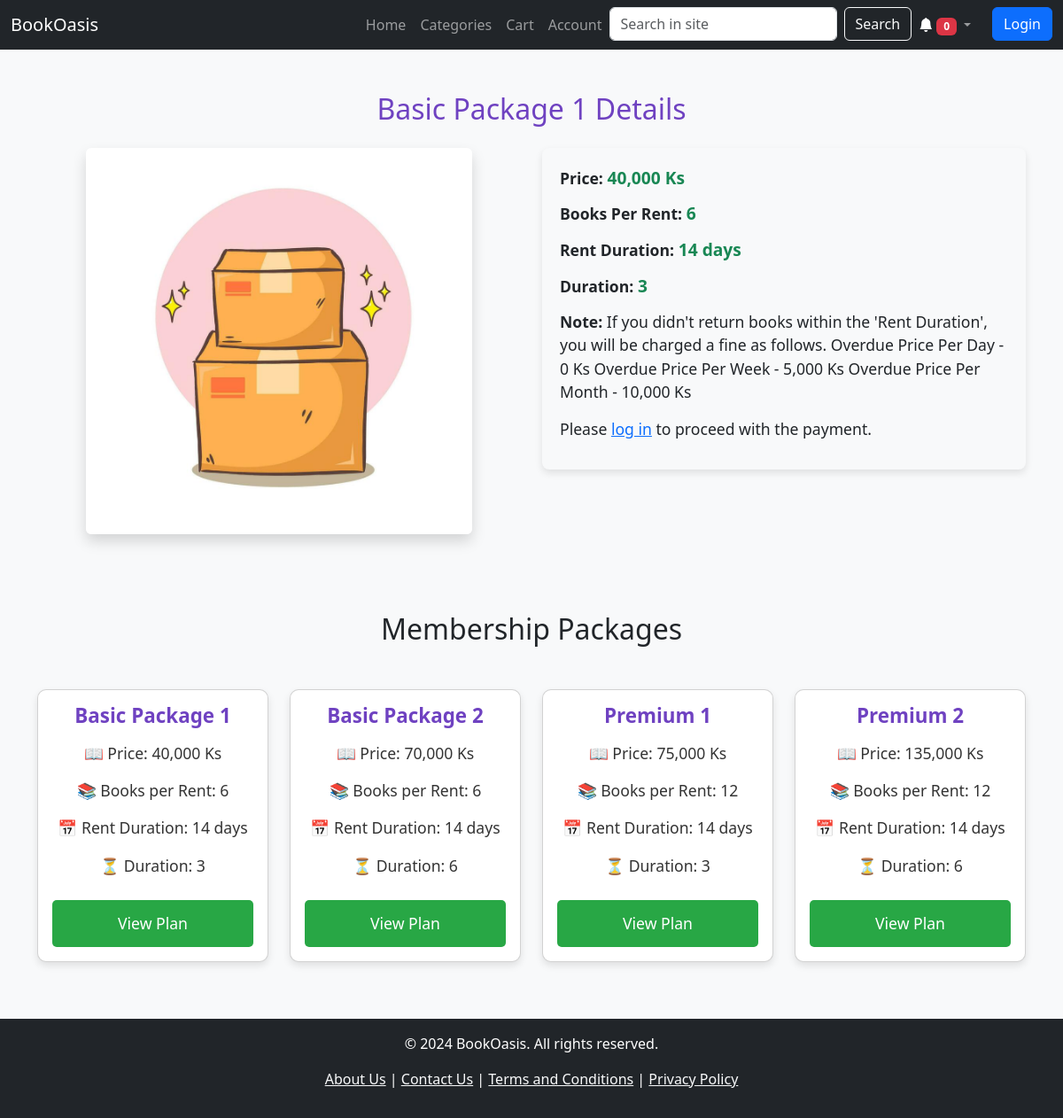
The app's page /membership_plan.php?id=1 with its own data.
### tables this page shows
CREATE TABLE `packageplan` (
  `PlanID` int(11) NOT NULL,
  `PlanName` varchar(255) NOT NULL,
  `Price` varchar(255) NOT NULL,
  `BooksPerRent` int(10) NOT NULL,
  `RentDuration` int(11) NOT NULL,
  `Duration` int(10) NOT NULL,
  `PlanImage` varchar(10) NOT NULL,
  `Note` text NOT NULL
);

### membership_plan.php (the view)
<?php
include 'header.php';
$planID = isset($_GET['id']) ? $_GET['id'] : 0;
$planQuery = "SELECT * FROM PackagePlan WHERE PlanID = " . $planID;
$planResult = $conn->query($planQuery);
if ($planResult->num_rows > 0) {
    $plan = $planResult->fetch_assoc();
    echo '<section class="container py-5">';
    echo '<h2 class="text-center mb-4 text-purple">' . $plan['PlanName'] . ' Details</h2>';
    echo '<div class="row">';
    echo '<div class="col-md-6 text-center">';
    echo '<img src="images/' . $plan['PlanImage'] . '" class="img-fluid rounded shadow" alt="' . $plan['PlanName'] . '" style="max-width: 80%;">';
    echo '</div>';
    echo '<div class="col-md-6">';
    echo '<div class="plan-details">';
    echo '<p><strong class="text-dark">Price: </strong><span class="text-success">' . $plan['Price'] . ' </span></p>';
    echo '<p><strong class="text-dark">Books Per Rent: </strong><span class="text-success">' . $plan['BooksPerRent'] . ' </span></p>';
    echo '<p><strong class="text-dark">Rent Duration: </strong><span class="text-success">' . $plan['RentDuration'] . ' days </span></p>';
    echo '<p><strong class="text-dark">Duration: </strong><span class="text-success">' . $plan['Duration'] . ' </span></p>';
    echo '<p><strong class="text-dark">Note: </strong>' . $plan['Note'] . '</p>';
    if (isset($_SESSION['UserID']) && $_SESSION['UserID'] > 0) {
        echo '<a href="payment_page.php?plan_id=' . $plan['PlanID'] . '" class="btn btn-success btn-lg">Proceed to Payment</a>';
    } else {
        echo '<p class="mt-3">Please <a href="backend/login.php" class="text-primary">log in</a> to proceed with the payment.</p>';
    }
    echo '</div>';
    echo '</div>';
    echo '</div>';
    echo '</section>';
} else {
    echo '<p class="text-center text-danger">Plan not found.</p>';
}
?>
<section class="membership-section">
    <div class="container">
        <h2 class="text-center mb-5">Membership Packages</h2>
        <div class="row text-center">
            <?php
            $query = "SELECT * FROM PackagePlan";
            $result = $conn->query($query);
            if ($result->num_rows > 0) {
                while ($row = $result->fetch_assoc()) {
                    echo '<div class="col-lg-3 col-md-6 mb-4">
                            <div class="card package-card">
                                <div class="card-body">
                                    <h5 class="card-title">' . $row['PlanName'] . '</h5>
                                    <p class="card-text">📖 Price: ' . $row['Price'] . '</p>
                                    <p class="card-text">📚 Books per Rent: ' . $row['BooksPerRent'] . '</p>
                                    <p class="card-text">📅 Rent Duration: ' . $row['RentDuration'] . ' days</p>
                                    <p class="card-text">⏳ Duration: ' . $row['Duration'] . ' </p>
                                    <a href="membership_plan.php?id=' . $row['PlanID'] . '" class="btn btn-view">View Plan</a>
                                </div>
                            </div>
                        </div>';
                }
            } else {
                echo '<p class="text-center col-12">No membership packages available at the moment.</p>';
            }
            ?>
        </div>
    </div>
</section>
<?php include 'footer.php';?>

### style.css (style rules this page uses)
body { background-color: white; }
body { background-color: #f8f9fa; margin: 0; padding: 0; }
.package-card { border-radius: 10px; box-shadow: 0 4px 8px rgba(0, 0, 0, 0.1); transition: transform 0.3s ease; overflow: hidden; height: 100%; background-color: #fff; }
.package-card .card-title { font-size: 1.4rem; font-weight: bold; color: #6f42c1; margin-bottom: 15px; }
.package-card .card-text { font-size: 1.1rem; color: #333; }
.package-card .btn-view { width: 100%; background-color: #28a745; color: #fff; padding: 12px; font-size: 1.1rem; border-radius: 5px; text-align: center; margin-top: 10px; }
.membership-section { background-color: #f8f9fa; padding-top: 40px; padding-bottom: 40px; }
@media (min-width: 992px) { .col-lg-3 { width: 25%; } }
.plan-details { padding: 20px; background-color: #f8f9fa; border-radius: 8px; box-shadow: 0 4px 8px rgba(0, 0, 0, 0.1); }
.plan-details p { font-size: 1.1rem; margin-bottom: 12px; }
.plan-details .text-dark { font-weight: 600; }
.plan-details .text-success { font-size: 1.2rem; font-weight: 700; color: #28a745; }
.text-purple { color: #6f42c1; }
.img-fluid { max-width: 100%; height: auto; }

### records on screen
packageplan: PlanName "Basic Package 1", PlanImage (picture), Price "40,000 Ks", BooksPerRent "6", RentDuration "14", Duration "3", Note "If you didn't return books within the 'Rent Duration', you will be charged a fine as follows. Overdue Price Per Day - 0 Ks Overdue Price Per Week - 5,000 Ks Overdue Price Per Month - 10,000 Ks"
packageplan: PlanName "Basic Package 2", Price "70,000 Ks", BooksPerRent "6", RentDuration "14", Duration "6"
packageplan: PlanName "Premium 1", Price "75,000 Ks", BooksPerRent "12", RentDuration "14", Duration "3"
packageplan: PlanName "Premium 2", Price "135,000 Ks", BooksPerRent "12", RentDuration "14", Duration "6"
